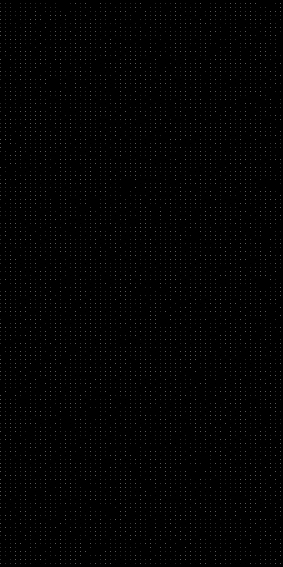
Frame 1 (no input)
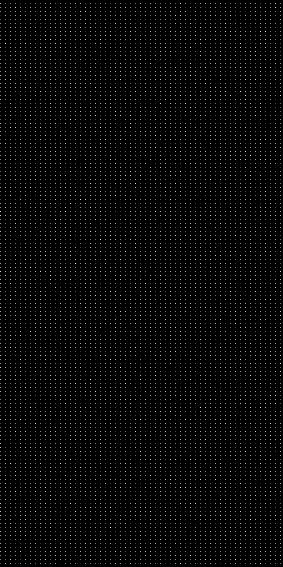
Frame 60 (the mouse pressed at the canvas centre just before this capture)
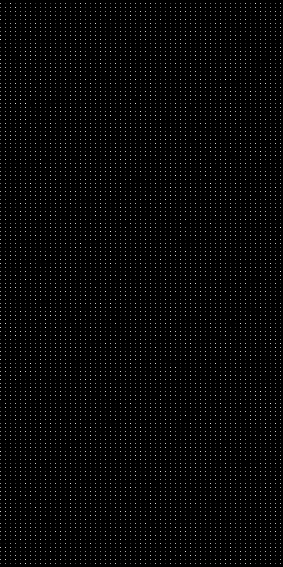
Frame 120 (the mouse held since frame 60 and released just before this capture)

The Processing sketch that drew these frames (run headless with seeded random() and noise(); from frame 60 on, the mouse is pressed at the canvas centre):

// Processing sketch: processing_31536
// ── processing_31536.pde

void setup (){
  size (283,567); //width and height
  background (0); //background colour
  stroke(255);//colour of line
  strokeWeight(0.5);//thickness of line

int xAmount =5;
int yAmount = 4;

for(int i = 0; i < width; i = i+5){
      for(int j = height; j >0; j = j-4){
       float choice = random (2);
        if(choice<=1){
        stroke(255);
          point(i,j);
        }
        else {
        stroke(0);
         point(i,j);
        }
     }
  }

}

void draw(){
  int xAmount =5;
int yAmount = 4;

for(int i = 0; i < width; i = i+5){
      for(int j = height; j >0; j = j-4){
       float choice = random (2);
        if(choice<=1){
        stroke(255);
          point(i,j);
        }
        else {
        stroke(0);
         point(i,j);
        }
     }
  }
}

void myStructure(int x1, int y1, int x2, int y2){
  line (x1,y1,x2,y2);
}
